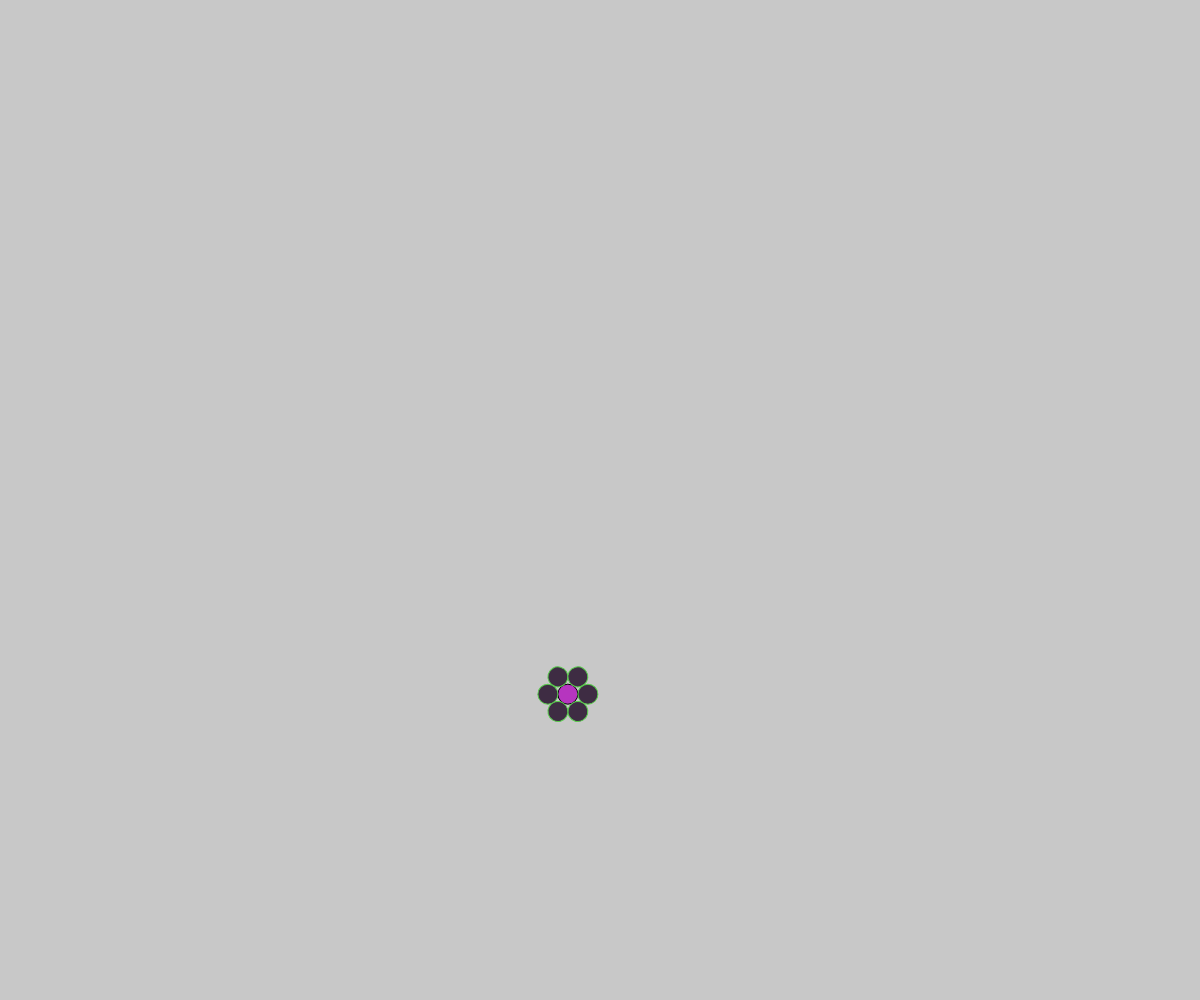
Frame 1 (no input)
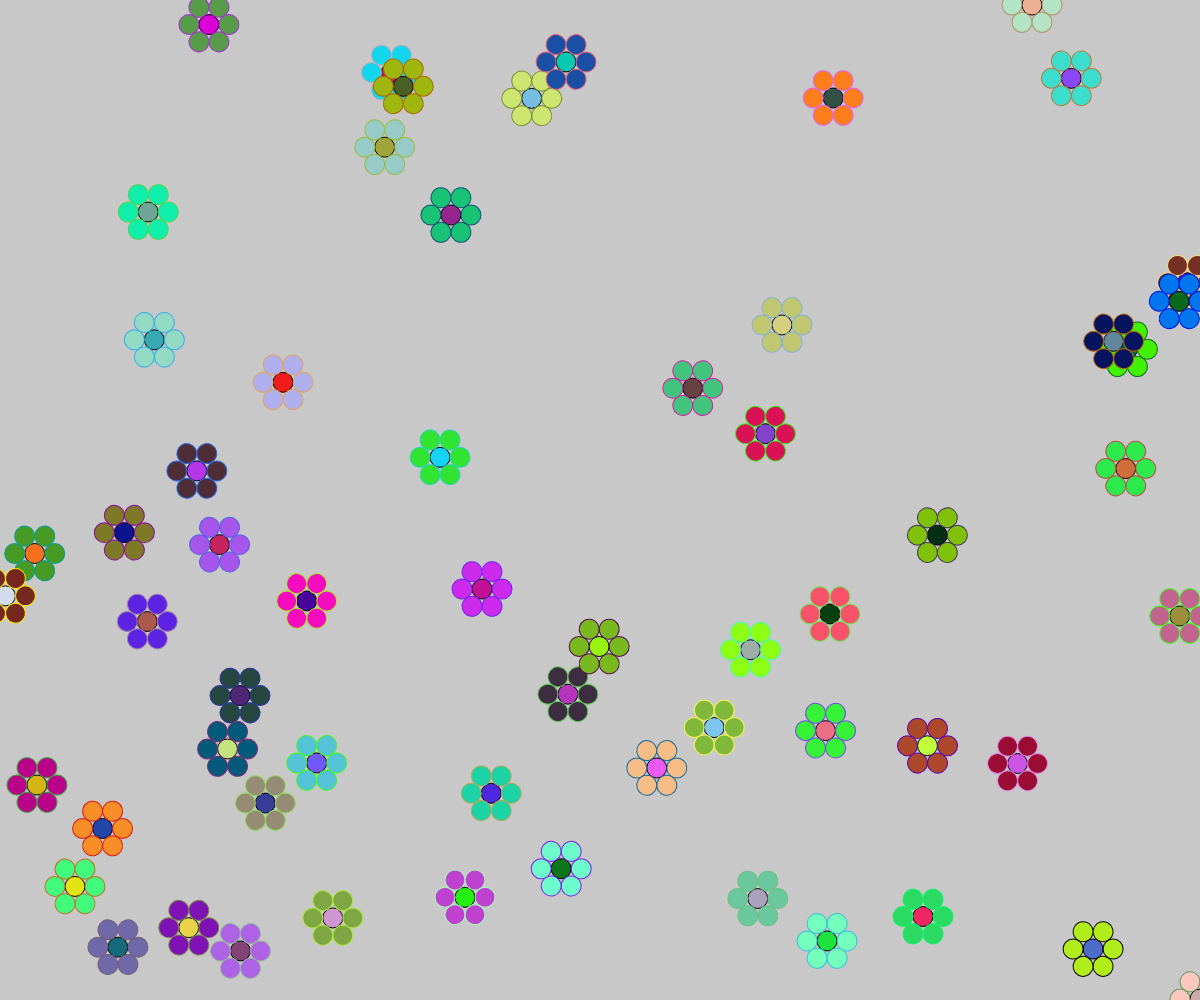
Frame 60 (no input)
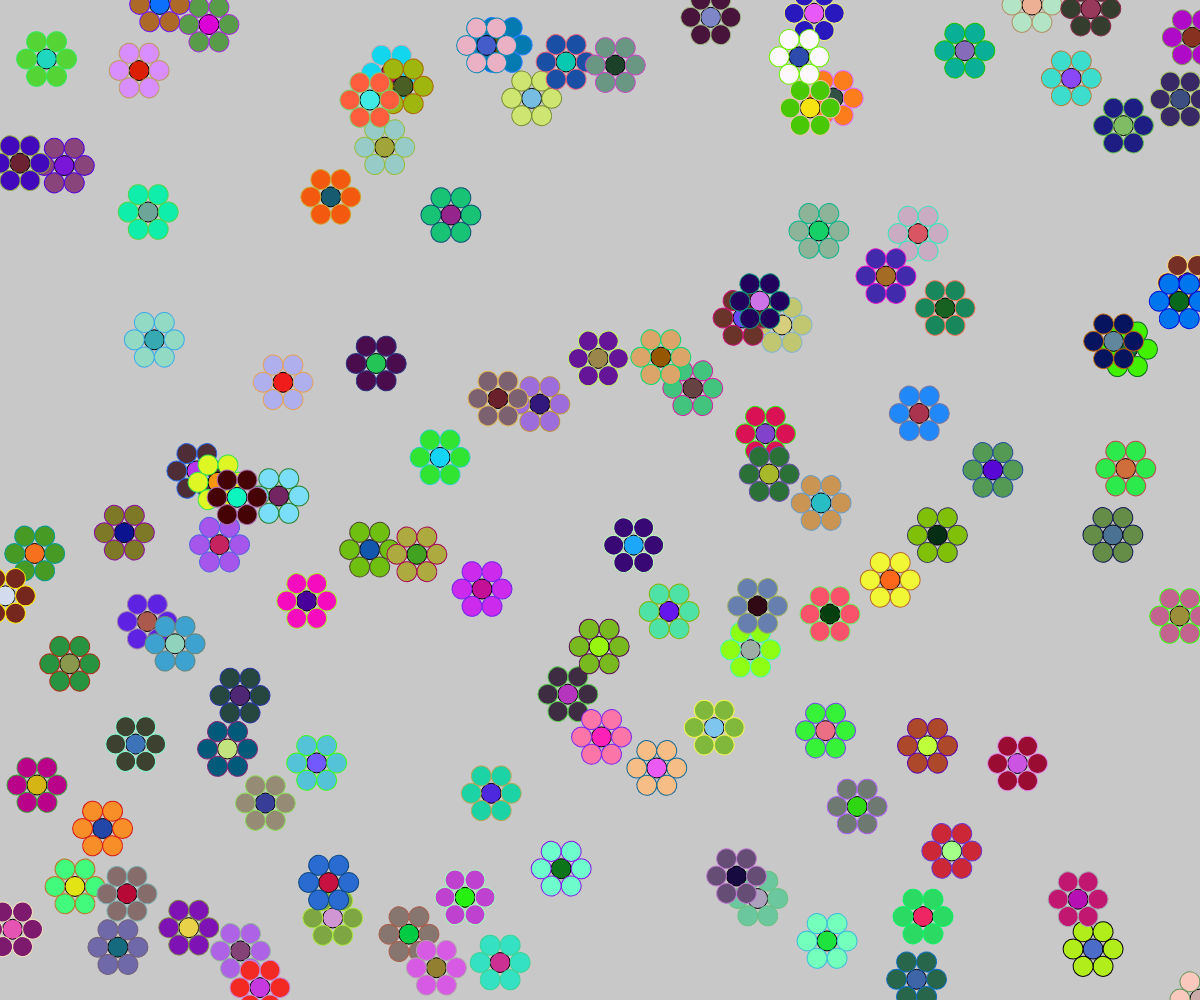
Frame 120 (the mouse pressed at the canvas centre since frame 60)

The p5.js sketch that drew these frames (run headless with seeded random() and noise() and a simulated clock; from frame 60 on, the mouse is pressed at the canvas centre):

// p5.js sketch
// ── sketch.js
let cenSize = 20;
let petSize = 20;
let petNum = 6;

function setup() {
  createCanvas(windowWidth, windowHeight);
  angleMode(DEGREES);
  background(200,200,200);
}

function draw() {
  let x = [random(255), random(255), random(255)];
  let y = [random(255), random(255), random(255)];
  let z = [random(255), random(255), random(255)];
  xPos = random(width);
  yPos = random(height);
  
  flower(x,y,z, xPos, yPos);

}

function flower(x, y , z, xPos, yPos){
  push();
  translate(xPos, yPos);
  fill(x);
 
  circle(0,0, cenSize);

    // petals
    for (let i=0; i < petNum; i++){
      angle=60;
      rotate(angle);
      stroke(y);
      fill(z);
      circle(20,0,petSize);
    }
    pop();

}
